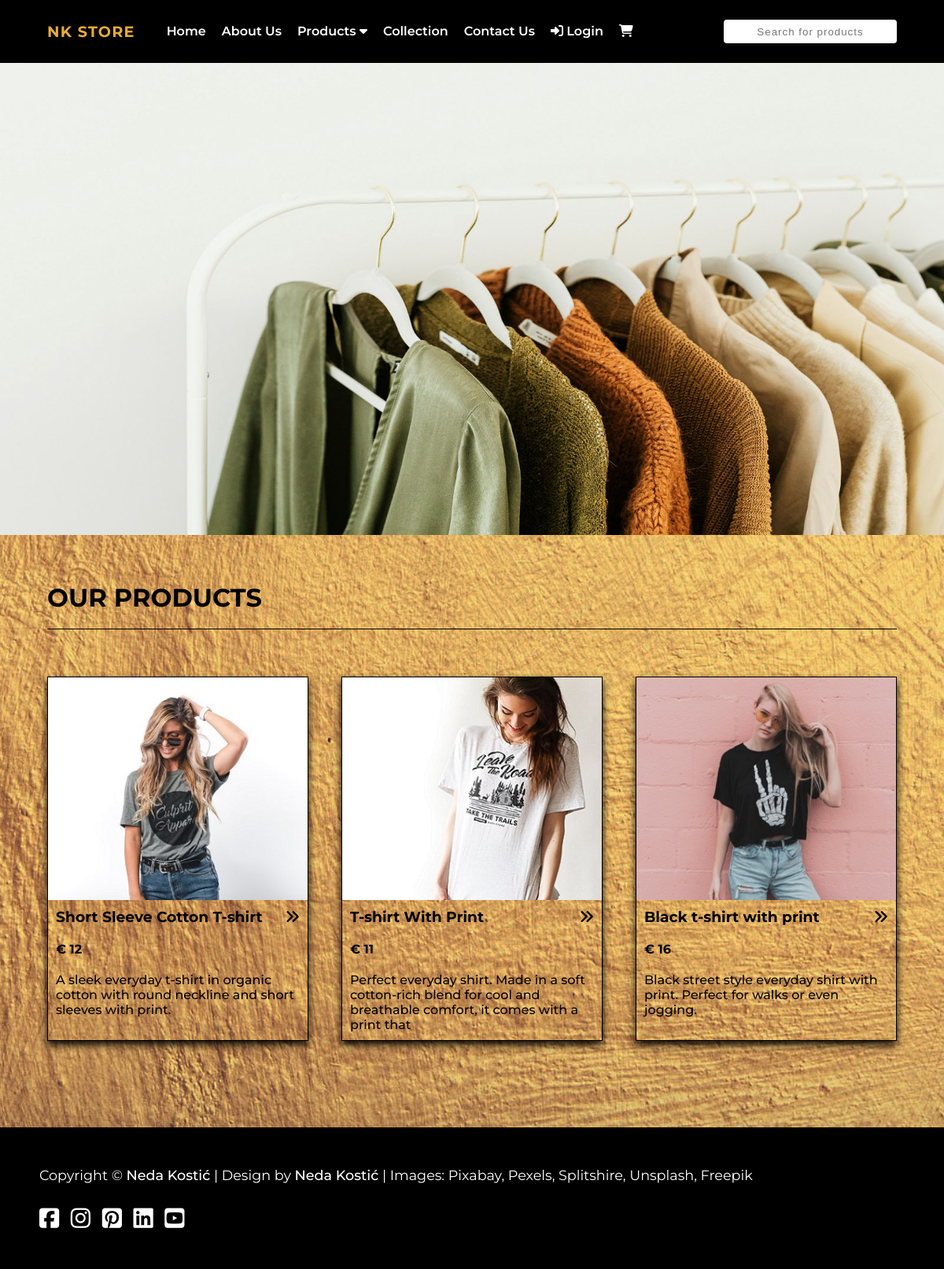
The app's page /category-3 with its own data.
### tables this page shows
CREATE TABLE `product_image` (
  `product_image_id` int(10) UNSIGNED NOT NULL,
  `product_image_name` varchar(100) NOT NULL,
  `created_at` timestamp NOT NULL DEFAULT current_timestamp(),
  `updated_at` timestamp NULL DEFAULT NULL ON UPDATE current_timestamp(),
  `product_id` int(10) UNSIGNED NOT NULL
);

CREATE TABLE `product` (
  `product_id` int(10) UNSIGNED NOT NULL,
  `product_name` varchar(100) NOT NULL,
  `product_price` int(10) UNSIGNED NOT NULL,
  `product_description` text NOT NULL,
  `product_color` varchar(20) NOT NULL,
  `product_material` varchar(40) NOT NULL,
  `product_care` varchar(30) NOT NULL,
  `product_origin` varchar(50) NOT NULL,
  `created_at` timestamp NOT NULL DEFAULT current_timestamp(),
  `updated_at` timestamp NULL DEFAULT NULL ON UPDATE current_timestamp(),
  `is_active` tinyint(1) NOT NULL DEFAULT 1,
  `category_id` int(10) UNSIGNED NOT NULL,
  `user_id` int(10) UNSIGNED NOT NULL
);

### class/classDatabase.php (called while the page is built, shortened)
<?php
class Database {
    protected $host;
    protected $username;
    protected $password;
    protected $database;
    protected $db;
    public function __construct(){
        $this->host = "localhost";
        $this->username = "root";
        $this->password = "";
        $this->database = "nkstore";
    }
    public function connect(){
        $this->db = @mysqli_connect($this->host, $this->username, $this->password, $this->database);
        return $this->db;
    }
    public function query($sql){
        return mysqli_query($this->db, $sql);
    }
    public function fetch_object($result){
        return mysqli_fetch_object($result);
    }
}

### pages/products.php (the view, shortened to what this page needs)
<?php include_once("../inc/_head.php"); ?>
<?php include_once("../inc/_header.php"); ?>
<div id="hero">
    <img src="assets/images/hero_03.jpg" alt="hero03">
</div>
<?php
   $num_items = 6;
   if (!isset($_GET['page']))
       $page = 1;
   else
       $page = filter_input(INPUT_GET, 'page', FILTER_VALIDATE_INT);
   $on_this_page = ($page - 1) * $num_items;
   $sql = "SELECT * FROM product WHERE is_active = 1 ORDER BY product_id ASC LIMIT " . $on_this_page . "," . $num_items;
   if (isset($_GET['category'])) $sql = "SELECT * FROM product WHERE is_active = 1 AND category_id=" . $_GET['category'];
   $result = $db->query($sql);
   ?>
<main>
    <div class="container">
        <h2>OUR PRODUCTS</h2>
        <section class="products">
            <?php
               while ($row = $db->fetch_object($result)) {
               ?>
                <article class="product">
                    <?php $sql1 = "SELECT * FROM product_image WHERE product_id = $row->product_id";
                       $result1 = $db->query($sql1);
                       while ($row1 = $db->fetch_object($result1)) {
                       ?>
                        <img src='assets/images/products/<?= $row1->product_image_name; ?>' alt='Product image'> <?php } ?>
                    <h3>
                        <span><?= $row->product_name; ?></span><span>
                            <a href='<?= $row->product_id; ?>'><i class='fas fa-angle-double-right'></i></a></span>
                    </h3>
                    <h4>&euro; <?= $row->product_price; ?></h4>
                    <p><?= $row->product_description; ?></p>
                </article>
            <?php } ?>
        </section>
    </div>
</main>
<?php include_once("../inc/_footer.php"); ?>

### assets/css/style.css (style rules this page uses)
:root { --fontFamily: 'Montserrat', sans-serif; --fontSize: 16px; --transition: 0.3s ease; --ochre: #e8ac33; --black: #000; --transparent-ochre: rgba(232, 172, 51, 0.5); --white: #fff; --boxShadow: 0 5px 10px 0 var(--black); --border: 1px solid var(--black); --border2: 2px solid var(--black); }
* { padding: 0; margin: 0; box-sizing: border-box; }
html { scroll-behavior: smooth; }
body { font-family: var(--fontFamily); font-size: var(--fontSize); }
img { vertical-align: bottom; }
a { text-decoration: none !important; color: var(--white); cursor: pointer; }
h1, h2, h3, h4, h5, h6 { margin: 0; }
.container { width: 80%; margin: 0 auto; padding: 60px 0; }
main { background-image: url(../images/back1.jpg); background-size: cover; background-position: center; background-attachment: fixed; color: var(--black); }
main h2 { font-size: 2rem; font-weight: 700; border-bottom: var(--border); padding-bottom: 20px; }
.products { display: flex; justify-content: space-between; margin-top: 60px; flex-wrap: wrap; }
.products .product { flex-basis: 330px; border: var(--border); margin-bottom: 30px; box-shadow: var(--boxShadow); }
.product img { width: 330px; }
.products .product h3, .products .product h4, .products .product p { padding: 10px; }
.products .product p { font-weight: 500; }
.products .product a { color: var(--black) !important; }
.products .product h3 { display: flex; justify-content: space-between; }
#hero img { width: 100%; }
#hero { position: relative; }
@media (max-width: 1280px) { .container { width: 90%; } }

### records on screen
product: product_name "Short Sleeve Cotton T-shirt", product_price "12", product_description "A sleek everyday t-shirt in organic cotton with round neckline and short sleeves with print."
product_image: product_image_name (picture)
product: product_name "T-shirt With Print", product_price "11", product_description "Perfect everyday shirt. Made in a soft cotton-rich blend for cool and breathable comfort, it comes with a print that"
product_image: product_image_name (picture)
product: product_name "Black t-shirt with print", product_price "16", product_description "Black street style everyday shirt with print. Perfect for walks or even jogging."
product_image: product_image_name (picture)
